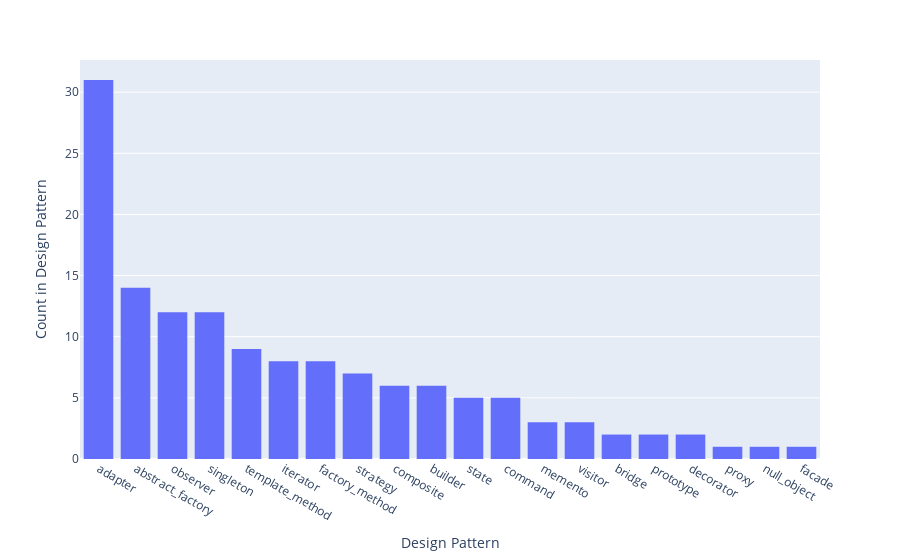

Notebook cell for this chart:
### Markdown cell above
### Distribution of desgin patterns

### Code cell
df_binned_by_micro_arch_dp = df.copy()
df_binned_by_micro_arch_dp = df_binned_by_micro_arch_dp.drop_duplicates(['micro_architecture', 'design_pattern']).reset_index()
df_binned_by_micro_arch_dp = df_binned_by_micro_arch_dp['design_pattern'].value_counts().reset_index()

fig = px.histogram(df_binned_by_micro_arch_dp, x='design_pattern', y='count')
fig.update_layout(xaxis_title='Design Pattern', yaxis_title='Count in Design Pattern')

### Figure 1 — Plotly figure (JSON) as saved in the notebook; plotly's stock layout.template omitted (floating-point values rounded to 4 significant figures)
{"data": [{"alignmentgroup": "True", "bingroup": "x", "histfunc": "sum", "hovertemplate": "design_pattern=%{x}<br>sum of count=%{y}<extra></extra>", "legendgroup": "", "marker": {"color": "#636efa", "pattern": {"shape": ""}}, "name": "", "offsetgroup": "", "orientation": "v", "showlegend": false, "type": "histogram", "x": ["adapter", "abstract_factory", "observer", "singleton", "template_method", "iterator", "factory_method", "strategy", "composite", "builder", "state", "command", "memento", "visitor", "bridge", "prototype", "decorator", "proxy", "null_object", "facade"], "xaxis": "x", "y": [31, 14, 12, 12, 9, 8, 8, 7, 6, 6, 5, 5, 3, 3, 2, 2, 2, 1, 1, 1], "yaxis": "y"}], "layout": {"autosize": true, "barmode": "relative", "legend": {"tracegroupgap": 0}, "margin": {"t": 60}, "xaxis": {"anchor": "y", "autorange": true, "domain": [0, 1], "range": [-0.5, 19.5], "title": {"text": "Design Pattern"}, "type": "category"}, "yaxis": {"anchor": "x", "autorange": true, "domain": [0, 1], "range": [0, 32.63], "title": {"text": "Count in Design Pattern"}, "type": "linear"}}}
